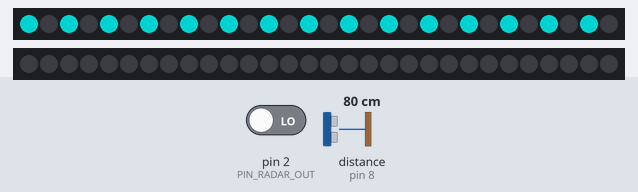
A sketch run on a simulated Arduino Uno, built with avr-gcc and run on an emulated ATmega328P. Parts: 2 × 30 RGB LEDs in strip order, left to right. Wiring (inferred from the names in the program): ultrasonic range finder: trigger pin 7; echo pin 8. Inputs (shaded band) come from the test bench; at power-on: pin 2 (PIN_RADAR_OUT) LOW, distance to the obstacle (sensor on pin 8) 80 cm. The echo pulse lasts 58.3 µs per cm; dim RGB values are drawn brighter than linear.

Above: at 0.75 s.
1.3 s: pin 2 (PIN_RADAR_OUT) driven HIGH
At 1.65 s:
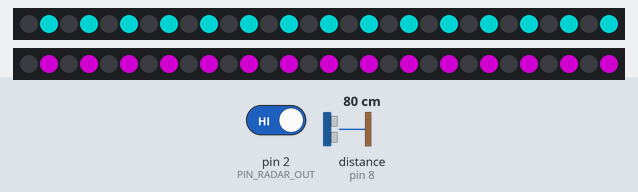
At 2.55 s:
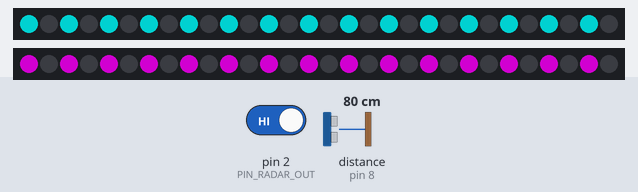
Timing chart, 0 to 4.3 s (numbered marks = the images above; inputs shaded):
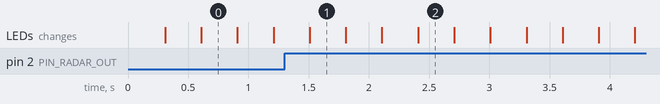

Measured:
- after the input at 1.3 s, the LEDs: change after 0.21 s (image 1)

The sketch:

LD2410_HCSR04_LED_test.ino
```cpp
#include <FastLED.h>

// ---------- Pins ----------
#define PIN_US_TRIG    7
#define PIN_US_ECHO    8
#define PIN_RADAR_OUT  2
#define DATA_PIN_A     5   // strip A: HC-SR04
#define DATA_PIN_B     6   // strip B: LD2410

// ---------- LED setup (12V WS2811) ----------
// NUM_LEDS = number of WS2811 ICs ("pixels"), NOT individual LEDs.
// Most 12V WS2811 strips put 3 LEDs on each IC, so 30 pixels = 90 LEDs.
#define NUM_LEDS_A     30
#define NUM_LEDS_B     30
#define BRIGHTNESS     120          // 0-255; main power limiter (see wiring notes)
#define COLOR_ORDER    RGB          // try BRG or GRB if colors look wrong

CRGB ledsA[NUM_LEDS_A];
CRGB ledsB[NUM_LEDS_B];

// ---------- Tuning ----------
const unsigned int TRIGGER_CM       = 150;   // ultrasonic detect distance
const uint8_t      US_CONFIRM_HITS  = 2;     // consecutive hits required
const unsigned long PING_INTERVAL   = 60;    // ms between pings
const unsigned long HOLD_MS         = 4000;  // stay lit after last detection
const unsigned long STEP_MS         = 300;   // alternating pattern speed

const CRGB COLOR_A = CRGB::Cyan;
const CRGB COLOR_B = CRGB::Magenta;

// ---------- State ----------
unsigned long lastPing = 0, lastStep = 0;
unsigned long lastUsSeen = 0, lastRadarSeen = 0;
bool usEver = false, radarEver = false;
uint8_t usHits = 0;
bool phase = false;

long readDistanceCm() {
  digitalWrite(PIN_US_TRIG, LOW);
  delayMicroseconds(2);
  digitalWrite(PIN_US_TRIG, HIGH);
  delayMicroseconds(10);
  digitalWrite(PIN_US_TRIG, LOW);
  unsigned long d = pulseIn(PIN_US_ECHO, HIGH, 25000UL);  // ~4 m timeout
  if (d == 0) return -1;
  return d / 58;
}

void drawStrip(CRGB *leds, int n, CRGB color, bool active) {
  for (int i = 0; i < n; i++) {
    bool lit = active && (((i + phase) & 1) == 0);   // every other LED, swaps each step
    leds[i] = lit ? color : CRGB::Black;
  }
}

void setup() {
  Serial.begin(115200);
  pinMode(PIN_US_TRIG, OUTPUT);
  pinMode(PIN_US_ECHO, INPUT);
  pinMode(PIN_RADAR_OUT, INPUT);

  FastLED.addLeds<WS2811, DATA_PIN_A, COLOR_ORDER>(ledsA, NUM_LEDS_A);
  FastLED.addLeds<WS2811, DATA_PIN_B, COLOR_ORDER>(ledsB, NUM_LEDS_B);
  FastLED.setBrightness(BRIGHTNESS);
  // FastLED power limiting is omitted: it models 5V pixels, not 12V strips.
  FastLED.clear(true);
}

void loop() {
  unsigned long now = millis();

  // --- HC-SR04 ---
  if (now - lastPing >= PING_INTERVAL) {
    lastPing = now;
    long cm = readDistanceCm();
    if (cm > 2 && cm <= (long)TRIGGER_CM) {
      if (usHits < 255) usHits++;
      if (usHits >= US_CONFIRM_HITS) { lastUsSeen = now; usEver = true; }
    } else {
      usHits = 0;
    }
    // Serial.println(cm);   // uncomment to tune TRIGGER_CM
  }

  // --- LD2410 (presence output pin) ---
  if (digitalRead(PIN_RADAR_OUT) == HIGH) { lastRadarSeen = now; radarEver = true; }

  bool activeA = usEver    && (now - lastUsSeen    < HOLD_MS);
  bool activeB = radarEver && (now - lastRadarSeen < HOLD_MS);

  // --- Animate ---
  if (now - lastStep >= STEP_MS) {
    lastStep = now;
    phase = !phase;
    drawStrip(ledsA, NUM_LEDS_A, COLOR_A, activeA);
    drawStrip(ledsB, NUM_LEDS_B, COLOR_B, activeB);
    FastLED.show();
  }
}
```
